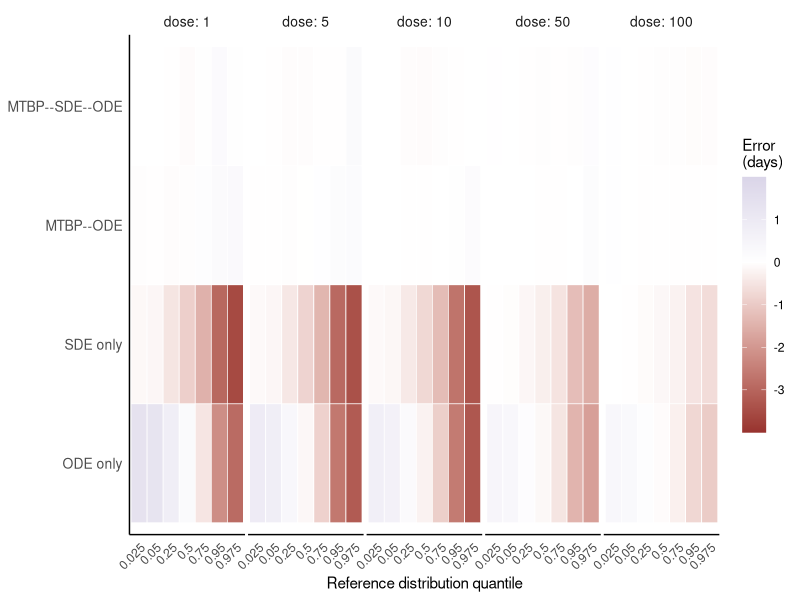
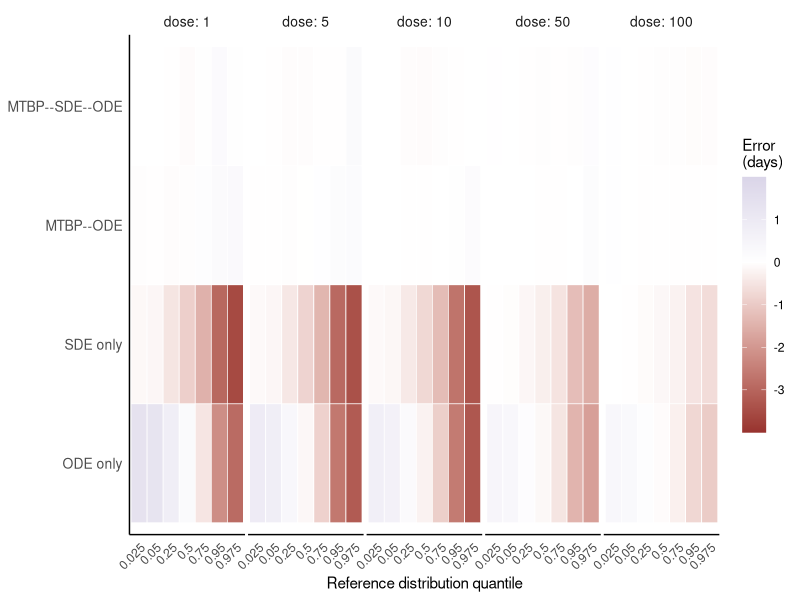
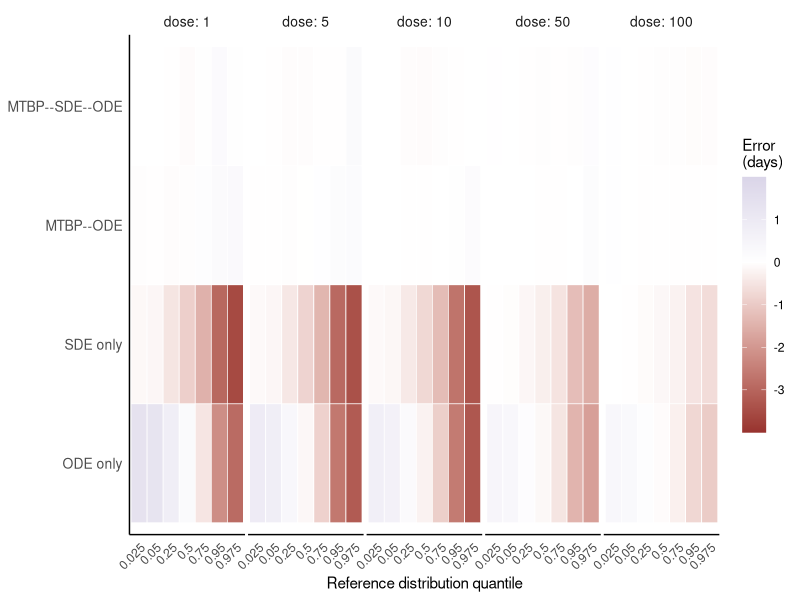

Reproduce these figures in R, in order.
library(ggplot2)

# Read the actual Figure 9 data
d <- read.csv("quantile_error_summary.csv")

# Set the ordering used in the paper
d$dose <- factor(
  d$dose,
  levels = c(1, 5, 10, 50, 100),
  labels = paste0("dose: ", c(1, 5, 10, 50, 100))
)

d$model <- factor(
  d$model,
  levels = c(
    "ODE-only",
    "SDE-only",
    "MTBP-to-ODE hybrid",
    "MTBP-to-SDE-to-ODE hybrid"
  ),
  labels = c(
    "ODE only",
    "SDE only",
    "MTBP--ODE",
    "MTBP--SDE--ODE"
  )
)

d$quantile <- factor(
  d$quantile,
  levels = c(0.025, 0.05, 0.25, 0.5,
             0.75, 0.95, 0.975)
)

# Reproduce Figure 9
fig9 <- ggplot(
  d,
  aes(x = quantile, y = model, fill = error_days)
) +
  geom_tile(
    colour = "white",
    linewidth = 0.25
  ) +
  facet_grid(. ~ dose) +
  scale_fill_gradient2(
    low = "#98332F",
    mid = "white",
    high = "#B6ADD2",
    midpoint = 0,
    limits = c(-4, 2),
    breaks = c(-3, -2, -1, 0, 1),
    name = "Error\n(days)"
  ) +
  labs(
    x = "Reference distribution quantile",
    y = NULL
  ) +
  theme_classic(base_size = 11) +
  theme(
    strip.background = element_blank(),
    strip.text = element_text(size = 10),
    axis.text.x = element_text(
      angle = 45, hjust = 1, size = 9
    ),
    axis.text.y = element_text(size = 10),
    axis.ticks = element_blank(),
    panel.spacing.x = grid::unit(0.15, "lines"),
    legend.key.height = grid::unit(1.3, "cm")
  )

print(fig9)

ggsave(
  "Figure_9.png",
  fig9,
  width = 12,
  height = 4.2,
  dpi = 300
)

ggsave(
  "Figure_9.pdf",
  fig9,
  width = 12,
  height = 4.2
)
